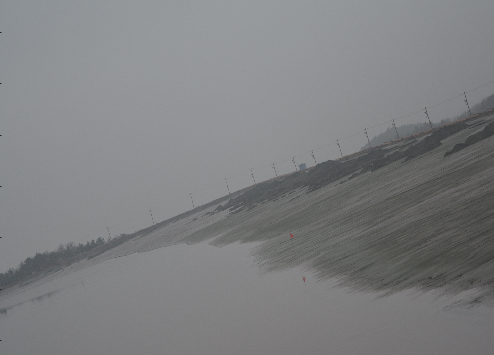
#> input picture sample.png, 494 x 355 px
$ python o9.py   (Python 2 division)
#> lines starting #> are read from the running program, lines starting #| are printed output that depends on the picture; after the words box and inside, x2 and y2 are one past the last pixel; in counts of white or black regions, pixels touching at a corner belong together; long printed decimals are rounded
#!/usr/bin/env python
# encoding: utf-8
## API Docs:http://opencv-python-tutroals.readthedocs.org/en/latest/py_tutorials/py_imgproc/py_canny/py_canny.html?highlight=canny

import cv2
import numpy as np
from matplotlib import pyplot as plt
import math

BLUE = (255,0,0)
original_img = "sample.png"


# 已经有两个点，求一元一次方程y=kx+d的系数k和常数项d，判断地平线
def find_skyline(x1, y1, x2, y2, img):
    k = 1.0 * (y2 - y1) / (x2 - x1)
    d = 1.0 * (y1*x2 - y2*x1) / (x2-x1)
    return (k, d)

## 去除暗角
## 形成一个圆形，圆形外部开始逐渐变白，最后和原始图形叠加
## types=0是叠加一个圆形，=1是叠加一个矩形。可能是方法不当，=1时效果不好
def vignette_filter(img, pixels_falloff = 0, types=0):
#> called with pixels_falloff = 0.3, types = 0
    height, width = img.shape
#> height = 355; width = 494
    radius = max(width, height) / 2.0 * 0.95
#> radius = 234.6
    radius = min(width, height) / 2.0 * 0.95
#> radius = 168.6
    # pixels_falloff = 0.1
    row_ctr = height / 2;
#> row_ctr = 177
    col_ctr = width / 2
#> col_ctr = 247
    max_img_rad = math.sqrt(row_ctr * row_ctr + col_ctr * col_ctr)
#> max_img_rad = 303.9
    res = img.copy()

    if types:
        trow = pixels_falloff
        lcol = pixels_falloff
        brow = img.shape[0] - pixels_falloff * 2
        rcol = img.shape[1] - pixels_falloff * 2
    for i in range(height):
        for j in range(width):
            dh = abs(i - row_ctr)
            dw = abs(j - col_ctr)
            if not types:
                dis = math.sqrt(dh * dh + dw * dw)
                if dis > radius:
                    if dis > radius + pixels_falloff:
                        res[i, j] = img[i, j] * (dis) / radius
                        # cv2.imshow('res2', res)
                    else:
                        sigma = (dis - radius) / pixels_falloff
                        res[i, j] = img[i, j] * (1 - sigma * sigma)
                        # cv2.imshow('res3', res)
                else:
                    pass
            else:
            	print('not here')
                dis1 = min(abs(i - trow), abs(i - brow))
                dis2 = min(abs(j - lcol), abs(j-rcol))
                if i<= brow and i >= trow and j >= lcol and j <= rcol:
                    pass
                else:
                    sigma = (dis1 + dis2) * (dis1 + dis2) / (dis1 * dis1 + dis2 * dis2)
                    res[i, j] = img[i, j] * sigma
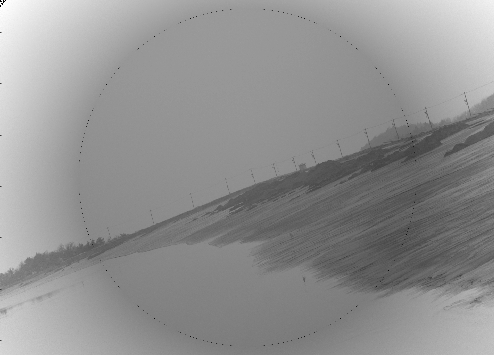
#> res: shape (355, 494); min 0, max 255, mean 144.5

    return res


def affline_rotate(img, pts1, pts2):
    rows = img.shape[0]
    cols = img.shape[1]
    M = cv2.getAffineTransform(pts1,pts2)
    dst = cv2.warpAffine(img,M,(cols,rows))
    return dst

if __name__ == "__main__":

    img = cv2.imread(original_img, 0)  #Canny只能处理灰度图，所以将读取的图像转成灰度图

    # cv2.imshow('original image', img)
    img2 = vignette_filter(img, 0.3)
    # cv2.imshow('vig', img2)


    img = cv2.blur(img, (5, 5))

    img2 = cv2.blur(img2, (10, 10))


    img = cv2.addWeighted(img, 0.80, img2, 0.20, 1)
    # cv2.imshow('after vignette_filter', img)

    ### pre-process and use candy
    img = cv2.blur(img, (15, 15))
    clahe = cv2.createCLAHE(clipLimit=2.00, tileGridSize=(11, 11))
    img = clahe.apply(img)
    ret2,detected_edges = cv2.threshold(img, 10, 230, cv2.THRESH_BINARY+cv2.THRESH_OTSU)
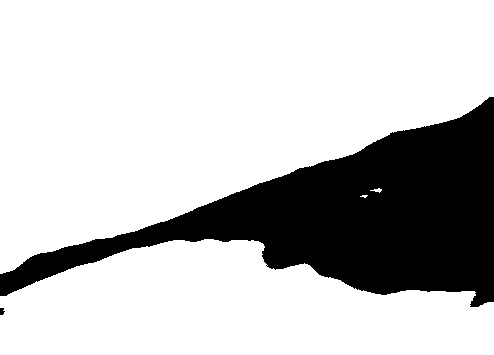
#> detected_edges: shape (355, 494); values 0 (black) and 230 (white), 77% white; 2 black regions, box (x1, y1, x2, y2) and area: (0, 97, 494, 307) 40330, (0, 308, 5, 315) 27
#> ret2 = 124
    cv2.imshow('de', detected_edges)


    edges = cv2.Canny(detected_edges,0.1,1.0, apertureSize = 3)
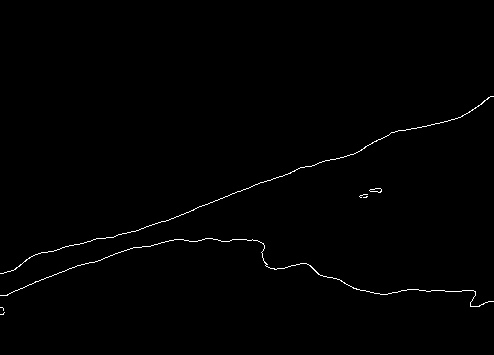
#> edges: shape (355, 494); 0.64% white in thin lines or dots, all inside (x1, y1, x2, y2) = (0, 96, 494, 315)
    cv2.imshow('ee', edges)

    dst = cv2.bitwise_and(img,img,mask = edges)
    cv2.imshow('dst', dst)
    ## 因为地平线为一条直线，该部分可以发现直线，并将地平线以上部分置为背景色
    minLineLength = 100
    maxLineGap = 10
    lines = cv2.HoughLinesP(edges,10,np.pi/180,100,minLineLength,maxLineGap)
#> lines = [[195, 208, 214, 201], [51, 251, 61, 248], [75, 266, 87, 263], [353, 288, 363, 290], [221, 241, 231, 240]]
    a1, b1, a2, b2 = (0, 0, 0, 0)
    dis = 0
    ## 采用最长的直线作为地平线。可能会有很多短直线

    print(lines[0])
#| [[195 208 214 201]]
    for x1,y1,x2,y2 in lines[0]:
        if (x1-x2)*(x1-x2) + (y1-y2)*(y1-y2) > dis:
             a1, b1, a2, b2 = (x1,y1,x2,y2)
#> this loop made 1 pass
#> (x1, y1, x2, y2, a1, b1, a2, b2) on pass 1: (195, 208, 214, 201, 195, 208, 214, 201)
    (k, d)= find_skyline(a1,b1,a2,b2, img)
#> in find_skyline, `k = 1.0 * (y2 - y1) / (x2 - x1)`: k = -0.368
#> in find_skyline, `d = 1.0 * (y1*x2 - y2*x1) / (x2-x1)`: d = 279.8
#> k = -0.368; d = 279.8

    print "line: ", k,d
#| line:  -0.3684 279.842
    # 将地平线以上置为空
    for i in range(dst.shape[0]):
        for j in range(dst.shape[1]):
            pos = int(k * j + d)
            if i <= pos + 4:
                dst[i, j] = 0
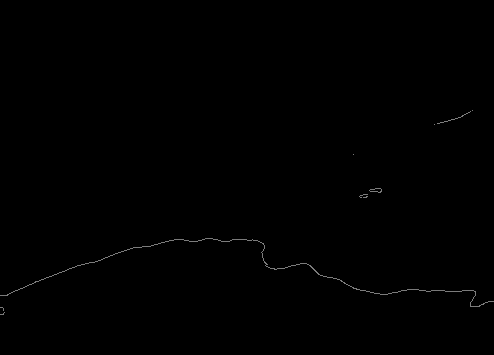
#> dst: shape (355, 494); min 0, max 131, mean 0.5

    cv2.imshow('canny lines', dst)

    # cv2.imwrite('houghlines5.jpg',img)

    ## 根据canny line，将原图形中边界标出，
    original = cv2.imread(original_img)
#> original is the input picture: shape (355, 494, 3); mean B, G, R 129.2, 127.8, 126.3
    for row in range(original.shape[0]):
    	for bt in range( original.shape[1]):
    		if dst[row, bt] == 0:
    			pass
    		else:
    			original[row, bt] = BLUE
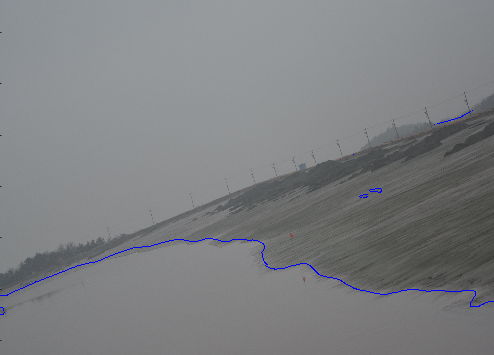
#> original: shape (355, 494, 3); 0.37% of pixels changed, all inside (x1, y1, x2, y2) = (0, 110, 494, 315)
    ## 结果已经在original里

    ## 根据k,d,算出原始的放射点
    srcy1 = img.shape[1]
#> srcy1 = 494
    srcx1 = k * srcy1 + d
#> srcx1 = 97.84
    srcx2 = img.shape[0]
#> srcx2 = 355
    srcy2 = 0
    srcx3 = img.shape[0]
#> srcx3 = 355
    srcy3 = img.shape[1]
#> srcy3 = 494
    pts1 = np.float32([[int(srcy1) , int(srcx1)],[srcy2,srcx2],[srcy3,srcx3]])
#> pts1 = [[494, 97], [0, 355], [494, 355]]
    pts2 = np.float32([[img.shape[1] * 0.9, 0],[0, img.shape[0] / 7],[img.shape[1]*0.75, img.shape[0]]])
#> pts2 = [[444.6, 0], [0, 50], [370.5, 355]]

    img = cv2.imread(original_img, 0)
    img = affline_rotate(img,pts1, pts2)
#> in affline_rotate, `M = cv2.getAffineTransform(pts1,pts2)`: M = [[0.75, -0.287, 102], [0.617, 1.38, -438.5]]
#> in affline_rotate, `dst = cv2.warpAffine(img,M,(cols,rows))`:
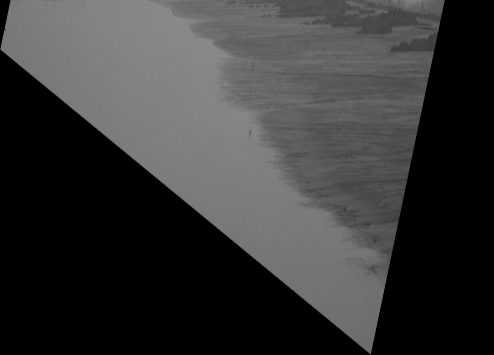
#> dst: shape (355, 494); min 0, max 139, mean 54.8
    detected_edges = affline_rotate(detected_edges, pts1, pts2)
#> in affline_rotate (call 2), `dst = cv2.warpAffine(img,M,(cols,rows))`:
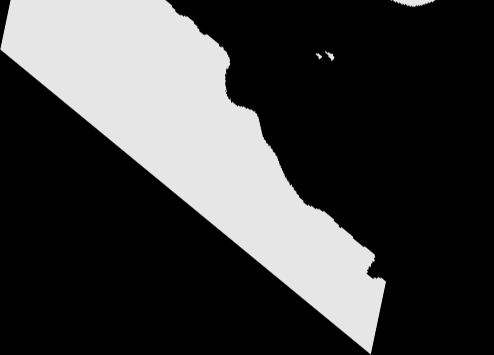
#> dst: shape (355, 494); min 0, max 230, mean 62.8
    result = affline_rotate(original, pts1,pts2)
    # cv2.imshow('affine original image', img)
    # cv2.imshow('affine edges', detected_edges)
    cv2.imshow('affine canny result', result)

    # cv2.imwrite('result.png', original)

    if cv2.waitKey(0) == 27:
#> (key Esc is pressed here)
        cv2.destroyAllWindows()
